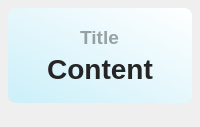
<?xml version="1.0" encoding="UTF-8"?>
<ui version="4.0">
 <class>Form</class>
 <widget class="QWidget" name="Form">
  <property name="geometry">
   <rect>
    <x>0</x>
    <y>0</y>
    <width>200</width>
    <height>127</height>
   </rect>
  </property>
  <property name="minimumSize">
   <size>
    <width>0</width>
    <height>0</height>
   </size>
  </property>
  <property name="maximumSize">
   <size>
    <width>16777215</width>
    <height>65536</height>
   </size>
  </property>
  <property name="windowTitle">
   <string>基本组件</string>
  </property>
  <layout class="QHBoxLayout" name="horizontalLayout">
   <property name="spacing">
    <number>22</number>
   </property>
   <property name="leftMargin">
    <number>8</number>
   </property>
   <property name="topMargin">
    <number>8</number>
   </property>
   <property name="rightMargin">
    <number>8</number>
   </property>
   <property name="bottomMargin">
    <number>24</number>
   </property>
   <item>
    <widget class="QFrame" name="backgnd">
     <property name="styleSheet">
      <string notr="true">background-color: qlineargradient(spread:pad, x1:0, y1:1, x2:1, y2:0, stop:0 rgba(203, 239, 249, 255), stop:1 rgba(255, 255, 255, 255));
border-radius: 8px</string>
     </property>
     <property name="frameShape">
      <enum>QFrame::StyledPanel</enum>
     </property>
     <property name="frameShadow">
      <enum>QFrame::Raised</enum>
     </property>
     <layout class="QVBoxLayout" name="verticalLayout">
      <property name="spacing">
       <number>0</number>
      </property>
      <property name="topMargin">
       <number>14</number>
      </property>
      <property name="bottomMargin">
       <number>14</number>
      </property>
      <item>
       <layout class="QHBoxLayout" name="titleLayout">
        <item>
         <widget class="QLabel" name="title">
          <property name="sizePolicy">
           <sizepolicy hsizetype="Maximum" vsizetype="Maximum">
            <horstretch>0</horstretch>
            <verstretch>0</verstretch>
           </sizepolicy>
          </property>
          <property name="font">
           <font>
            <family>Microsoft YaHei UI</family>
            <pointsize>14</pointsize>
            <weight>75</weight>
            <bold>true</bold>
           </font>
          </property>
          <property name="styleSheet">
           <string notr="true">color: rgba(0, 0, 0, 90);
background-color: rgba(255, 255, 255, 0);
font-weight: bold;</string>
          </property>
          <property name="text">
           <string>Title</string>
          </property>
          <property name="textFormat">
           <enum>Qt::PlainText</enum>
          </property>
          <property name="alignment">
           <set>Qt::AlignCenter</set>
          </property>
         </widget>
        </item>
       </layout>
      </item>
      <item>
       <layout class="QHBoxLayout" name="contentLayout">
        <item>
         <widget class="QLabel" name="content">
          <property name="sizePolicy">
           <sizepolicy hsizetype="Maximum" vsizetype="Maximum">
            <horstretch>0</horstretch>
            <verstretch>0</verstretch>
           </sizepolicy>
          </property>
          <property name="font">
           <font>
            <family>Microsoft YaHei UI</family>
            <pointsize>21</pointsize>
            <weight>75</weight>
            <bold>true</bold>
           </font>
          </property>
          <property name="styleSheet">
           <string notr="true">border: none;
color: rgba(37, 37, 37, 255);
font-weight: bold;
background-color: rgba(255, 255, 255, 0);</string>
          </property>
          <property name="text">
           <string>Content</string>
          </property>
          <property name="textFormat">
           <enum>Qt::PlainText</enum>
          </property>
          <property name="alignment">
           <set>Qt::AlignCenter</set>
          </property>
         </widget>
        </item>
       </layout>
      </item>
     </layout>
    </widget>
   </item>
  </layout>
 </widget>
 <resources/>
 <connections/>
</ui>
